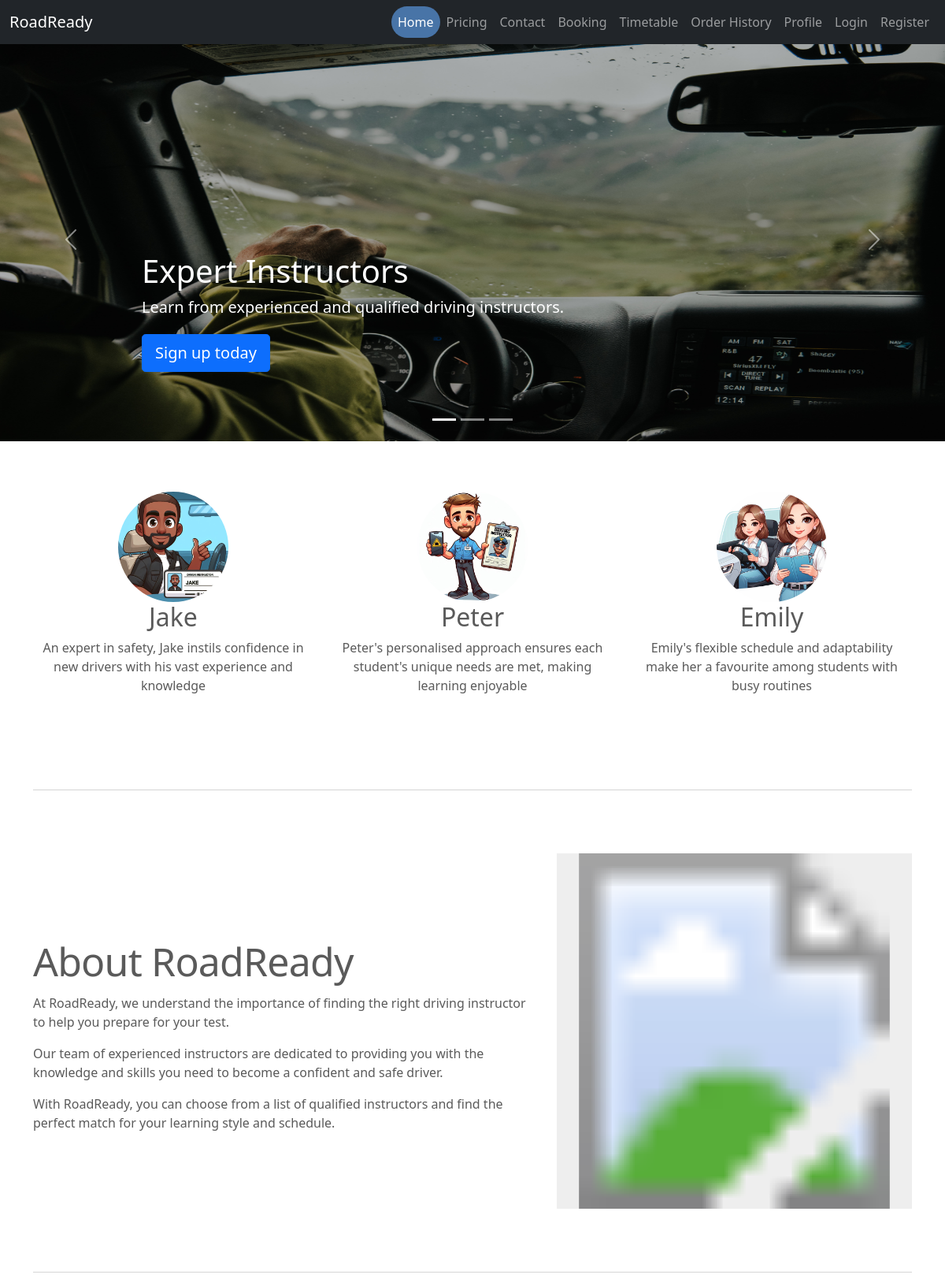
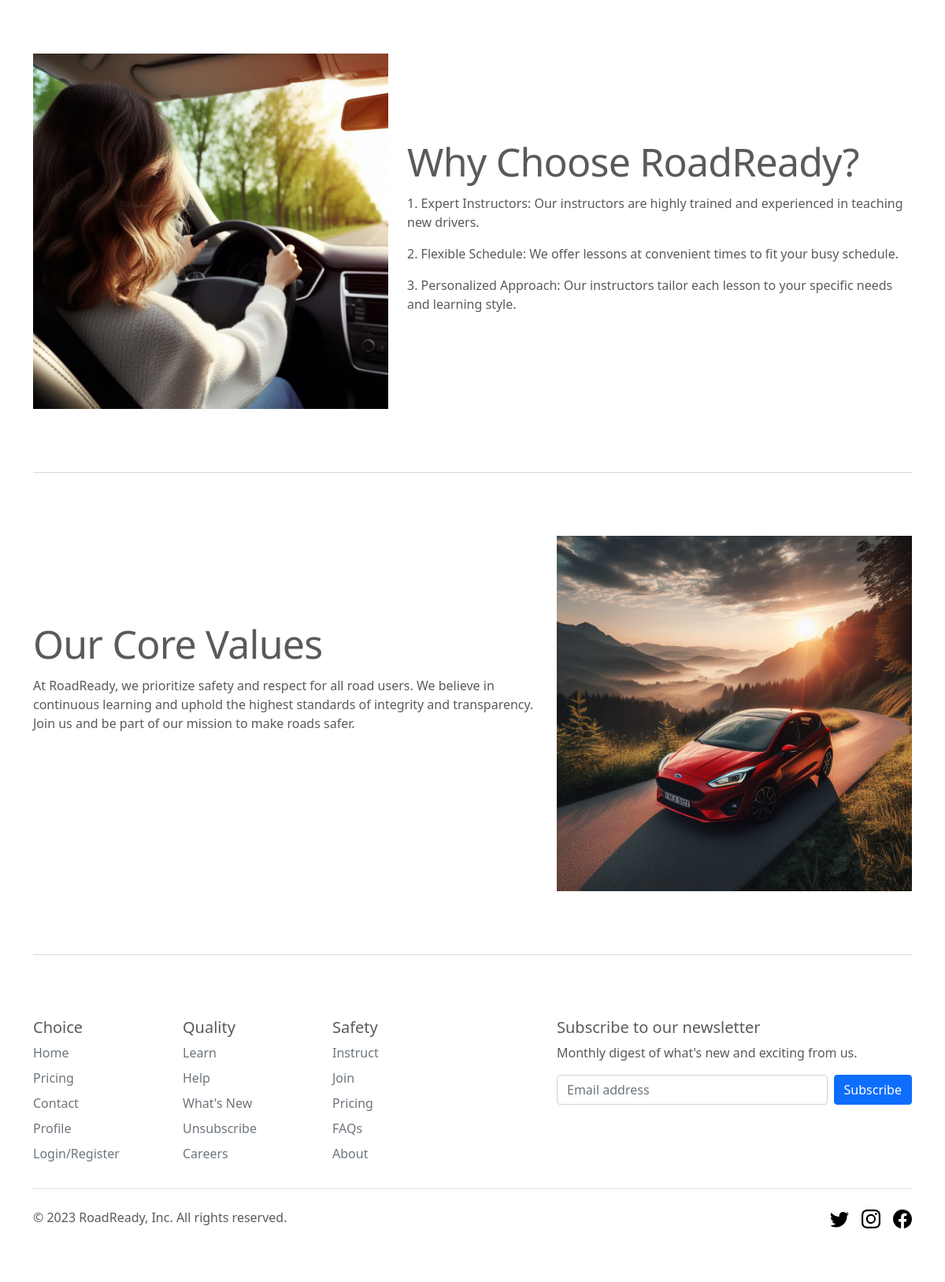
The page / on the database its author committed (2 pictures, top to bottom).
### RoadReady/models.py (models this page shows, shortened)
class Instructor(models.Model):
    id = models.AutoField(primary_key=True)
    first_name = models.TextField(max_length=15)
    last_name = models.TextField(max_length=15)
    bio = models.TextField(max_length=200, default="I am a driving instructor")
    profile_image = models.FileField(default="Profile.png")

### RoadReady/views.py (the view)
# urls.py: path('', views.index, name="index"),
def index(request):
    instructor = Instructor.objects.all()
    return render(request, 'index.html',  {'instructor' : instructor})

### RoadReady/templates/index.html (shortened to what this page needs)
{% extends "base.html" %}
{% block content %}
  </head>
  <body>
<main>
  <div id="myCarousel" class="carousel slide" data-bs-ride="carousel">
    <div class="carousel-indicators">
      <button type="button" data-bs-target="#myCarousel" data-bs-slide-to="0" class="active" aria-current="true" aria-label="Slide 1"></button>
      <button type="button" data-bs-target="#myCarousel" data-bs-slide-to="1" aria-label="Slide 2"></button>
      <button type="button" data-bs-target="#myCarousel" data-bs-slide-to="2" aria-label="Slide 3"></button>
    </div>
    <div class="carousel-inner">
      <div class="carousel-item active">
        <svg class="bd-placeholder-img" width="100%" height="100%" xmlns="http://www.w3.org/2000/svg" aria-hidden="true" preserveAspectRatio="xMidYMid slice" focusable="false"><rect width="100%" height="100%" fill="#777"/><img src="media/expert_instructors.jfif"/></svg>
              <div class="container">
          <div class="carousel-caption text-start">
            <h1>Expert Instructors</h1>
            <p>Learn from experienced and qualified driving instructors.</p>
            <p><a class="btn btn-lg btn-primary" href="/register/">Sign up today</a></p>
          </div>
        </div>
      </div>
    </div>
    <button class="carousel-control-prev" type="button" data-bs-target="#myCarousel" data-bs-slide="prev">
      <span class="carousel-control-prev-icon" aria-hidden="true"></span>
    </button>
    <button class="carousel-control-next" type="button" data-bs-target="#myCarousel" data-bs-slide="next">
      <span class="carousel-control-next-icon" aria-hidden="true"></span>
    </button>
  </div>
  <div class="container marketing">
    <div class="row">
      {% for i in instructor%}
        <div class="col-lg-4">
          <img class="bd-placeholder-img rounded-circle" width="140" height="140" src="{{ i.profile_image.url }}" alt="{{ i.first_name }}">
          <h2>{{ i.first_name }}</h2>
          <p>{{ i.bio }}</p>
        </div>
      {% endfor %}
    </div>
    <hr class="featurette-divider">
    <div class="row featurette">
      <div class="col-md-7">
        <h2 class="featurette-heading">About RoadReady</h2>
        <p class="lead">
          <p>At RoadReady, we understand the importance of finding the right driving instructor to help you prepare for your test.</p>
         <p> Our team of experienced instructors are dedicated to providing you with the knowledge and skills you need to become a confident and safe driver.</p>
         <p> With RoadReady, you can choose from a list of qualified instructors and find the perfect match for your learning style and schedule.</p>
      </div>
      <div class="col-md-5">
      </div>
    </div>
    <hr class="featurette-divider">
    <div class="row featurette">
      <div class="col-md-7 order-md-2">
        <h2 class="featurette-heading">Why Choose RoadReady? </h2>
        <p class="lead">
          <p>1. Expert Instructors: Our instructors are highly trained and experienced in teaching new drivers.</p>
          <p>2. Flexible Schedule: We offer lessons at convenient times to fit your busy schedule.</p>
         <p> 3. Personalized Approach: Our instructors tailor each lesson to your specific needs and learning style.</p>
      </div>
      <div class="col-md-5 order-md-1">
      </div>
    </div>
    <hr class="featurette-divider">
    <div class="row featurette">
      <div class="col-md-7">
        <h2 class="featurette-heading">Our Core Values </h2>
        <p class="lead">
          <p>At RoadReady, we prioritize safety and respect for all road users. We believe in continuous learning and uphold the highest standards of integrity and transparency. Join us and be part of our mission to make roads safer.</p>
      </div>
      <div class="col-md-5">
      </div>
    </div>
    <hr class="featurette-divider">
  </div>
</main>
{% endblock %}

### RoadReady/templates/base.html (shortened to what this page needs)
<!DOCTYPE html>
<html lang="en">
<head>
<link href="https://cdn.jsdelivr.net/npm/bootstrap@5.0.2/dist/css/bootstrap.min.css" rel="stylesheet">
</head>
<div class="container">
<header>
    <nav class="navbar navbar-expand-md navbar-dark fixed-top bg-dark">
      <div class="container-fluid">
        <a class="navbar-brand" href="#">RoadReady</a>
        <div class="collapse navbar-collapse" id="navbarCollapse">
            <ul class="navbar-nav ms-auto mb-2 mb-md-0">
                <li class="nav-item {% if request.path == '/' %}active{% endif %}">
                  <a class="nav-link" href="/">Home</a>
                </li>
                <li class="nav-item {% if request.path == '/pricing/' %}active{% endif %}">
                  <a class="nav-link" href="/pricing/">Pricing</a>
                </li>
                <li class="nav-item {% if request.path == '/contact/' %}active{% endif %}">
                  <a class="nav-link" href="/contact/">Contact</a>
                </li>
                <li class="nav-item {% if request.path == '/booking/' %}active{% endif %}">
                  <a class="nav-link" href="/booking/">Booking</a>
                </li>
                <li class="nav-item {% if request.path == '/timetable/' %}active{% endif %}">
                  <a class="nav-link" href="/timetable/">Timetable</a>
                </li>
                <li class="nav-item {% if request.path == '/order_history/' %}active{% endif %}">
                  <a class="nav-link" href="/order_history/">Order History</a>
                </li>
                <li class="nav-item {% if request.path == '/profile/' %}active{% endif %}">
                  <a class="nav-link" href="/profile/">Profile</a>
                </li>
                {% if user.is_authenticated %}
                <li class="nav-item {% if request.path == '/logout/' %}active{% endif %}">
                  <a class="nav-link" href="/logout/">Logout</a>
                </li>
                <li class="nav-item {% if request.path == '/logout/' %}active{% endif %}">
                  <a class="nav-link" href="/profile/"><img style="height: 25px;" src="{{user.profile_image.url}}"/></a>
                </li>
                {% else %}
                <li class="nav-item {% if request.path == '/login/' %}active{% endif %}">
                  <a class="nav-link" href="/login/">Login</a>
                </li>
                <li class="nav-item {% if request.path == '/register/' %}active{% endif %}">
                  <a class="nav-link" href="/register/">Register</a>
                </li>
                {% endif %}
              </ul>
        </div>
      </div>
    </nav>
  </header>
</div>
<body >
    {% block content %}
    {% endblock %}
<div class="container">
    <div class="row">
      <div class="col-6 col-md-2 mb-3">
        <h5>Choice</h5>
        <ul class="nav flex-column">
          <li class="nav-item mb-2"><a href="/" class="nav-link p-0 text-muted">Home</a></li>
          <li class="nav-item mb-2"><a href="/pricing/" class="nav-link p-0 text-muted">Pricing</a></li>
          <li class="nav-item mb-2"><a href="/contact/" class="nav-link p-0 text-muted">Contact</a></li>
          <li class="nav-item mb-2"><a href="/profile/" class="nav-link p-0 text-muted">Profile</a></li>
          <li class="nav-item mb-2"><a href="/login/" class="nav-link p-0 text-muted">Login/Register</a></li>
        </ul>
      </div>
      <div class="col-6 col-md-2 mb-3">
        <h5>Quality</h5>
        <ul class="nav flex-column">
            <li class="nav-item mb-2"><a href="#" class="nav-link p-0 text-muted">Learn</a></li>
            <li class="nav-item mb-2"><a href="#" class="nav-link p-0 text-muted">Help</a></li>
            <li class="nav-item mb-2"><a href="#" class="nav-link p-0 text-muted">What's New</a></li>
            <li class="nav-item mb-2"><a href="#" class="nav-link p-0 text-muted">Unsubscribe</a></li>
            <li class="nav-item mb-2"><a href="#" class="nav-link p-0 text-muted">Careers</a></li>
        </ul>
      </div>
      <div class="col-6 col-md-2 mb-3">
        <h5>Safety</h5>
        <ul class="nav flex-column">
          <li class="nav-item mb-2"><a href="#" class="nav-link p-0 text-muted">Instruct</a></li>
          <li class="nav-item mb-2"><a href="#" class="nav-link p-0 text-muted">Join</a></li>
          <li class="nav-item mb-2"><a href="#" class="nav-link p-0 text-muted">Pricing</a></li>
          <li class="nav-item mb-2"><a href="#" class="nav-link p-0 text-muted">FAQs</a></li>
          <li class="nav-item mb-2"><a href="#" class="nav-link p-0 text-muted">About</a></li>
        </ul>
      </div>
      <div class="col-md-5 offset-md-1 mb-3">
        <form>
          <h5>Subscribe to our newsletter</h5>
          <p>Monthly digest of what's new and exciting from us.</p>
          <div class="d-flex flex-column flex-sm-row w-100 gap-2">
            <input id="newsletter1" type="text" class="form-control" placeholder="Email address">
            <button class="btn btn-primary" type="button">Subscribe</button>
          </div>
        </form>
      </div>
    </div>
    <div class="d-flex flex-column flex-sm-row justify-content-between py-4 my-2 border-top">
        <p>© 2023 RoadReady, Inc. All rights reserved.</p>
        <ul class="list-unstyled d-flex">
          <li class="ms-3"><a class="link-dark" href="#"><svg class="bi" width="24" height="24"><use xlink:href="#twitter"></use></svg></a></li>
          <li class="ms-3"><a class="link-dark" href="#"><svg class="bi" width="24" height="24"><use xlink:href="#instagram"></use></svg></a></li>
          <li class="ms-3"><a class="link-dark" href="#"><svg class="bi" width="24" height="24"><use xlink:href="#facebook"></use></svg></a></li>
        </ul>
      </div>
    </div>
    </body>
</html>

### RoadReady/templates/base.html (style rules this page uses)
.nav-item.active .nav-link { color: #fff; background-color: #4874a7; border-radius: 20px; }

### RoadReady/templates/index.html (style rules this page uses)
body { padding-top: 3rem; padding-bottom: 3rem; color: #5a5a5a; }
.carousel { margin-bottom: 4rem; }
.carousel-caption { bottom: 3rem; z-index: 10; }
.carousel-item { height: 32rem; }
.carousel-item > img { position: absolute; top: 0; left: 0; min-width: 100%; height: 32rem; }
.marketing .col-lg-4 { margin-bottom: 1.5rem; text-align: center; }
.marketing h2 { font-weight: 400; }
.marketing .col-lg-4 p { margin-right: .75rem; margin-left: .75rem; }
.featurette-divider { margin: 5rem 0; }
.featurette-heading { font-weight: 300; line-height: 1; letter-spacing: -.05rem; }
@media (min-width: 40em) { .carousel-caption p { margin-bottom: 1.25rem; font-size: 1.25rem; line-height: 1.4; } }
@media (min-width: 40em) { .featurette-heading { font-size: 50px; } }
@media (min-width: 62em) { .featurette-heading { margin-top: 7rem; } }
.bd-placeholder-img { font-size: 1.125rem; text-anchor: middle; -webkit-user-select: none; -moz-user-select: none; user-select: none; }
@media (min-width: 768px) { .bd-placeholder-img-lg { font-size: 3.5rem; } }

### rows shown on the page
Instructor: profile_image (picture), first_name "Jake", bio "An expert in safety, Jake instils confidence in new drivers with his vast experience and knowledge"
Instructor: profile_image (picture), first_name "Peter", bio "Peter's personalised approach ensures each student's unique needs are met, making learning enjoyable"
Instructor: profile_image (picture), first_name "Emily", bio "Emily's flexible schedule and adaptability make her a favourite among students with busy routines"
